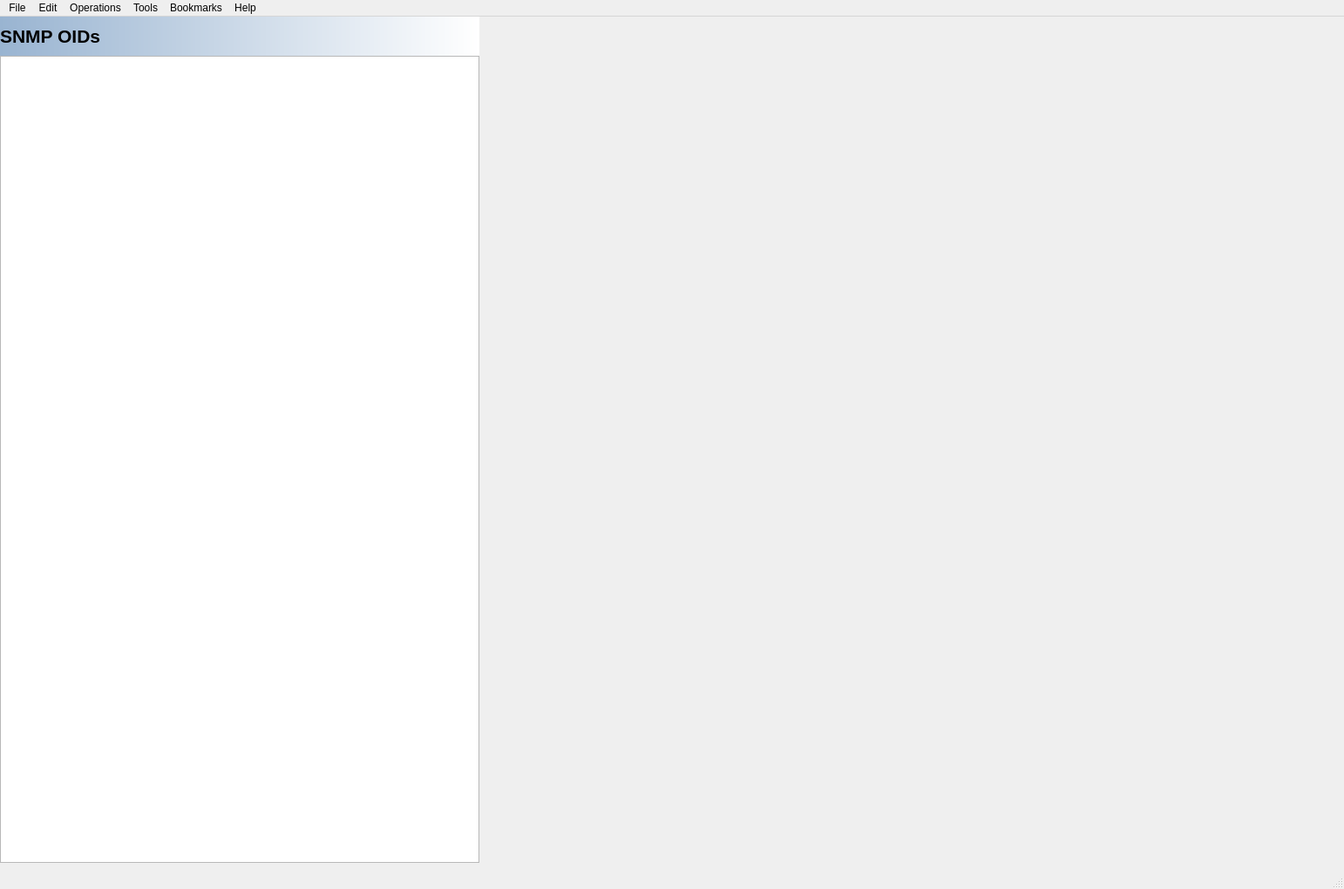
<?xml version="1.0" encoding="UTF-8"?>
<ui version="4.0">
 <class>MainWindow</class>
 <widget class="QMainWindow" name="MainWindow">
  <property name="geometry">
   <rect>
    <x>0</x>
    <y>0</y>
    <width>1542</width>
    <height>1020</height>
   </rect>
  </property>
  <property name="windowTitle">
   <string>MainWindow</string>
  </property>
  <widget class="QWidget" name="centralwidget">
   <widget class="QWidget" name="mibTreeWidget" native="true">
    <property name="geometry">
     <rect>
      <x>0</x>
      <y>0</y>
      <width>550</width>
      <height>971</height>
     </rect>
    </property>
    <widget class="QLabel" name="snmpLabel">
     <property name="geometry">
      <rect>
       <x>0</x>
       <y>0</y>
       <width>550</width>
       <height>45</height>
      </rect>
     </property>
     <property name="font">
      <font>
       <family>Segoe UI</family>
       <pointsize>16</pointsize>
       <weight>75</weight>
       <bold>true</bold>
      </font>
     </property>
     <property name="autoFillBackground">
      <bool>false</bool>
     </property>
     <property name="styleSheet">
      <string notr="true">background-color: rgb(153, 180, 209);
background-color: qlineargradient(spread:pad, x1:0, y1:0, x2:1, y2:0, stop:0 rgba(153, 180, 209, 255), stop:1 rgba(255, 255, 255, 255));</string>
     </property>
     <property name="text">
      <string>SNMP OIDs</string>
     </property>
    </widget>
    <widget class="QTreeView" name="treeView">
     <property name="geometry">
      <rect>
       <x>0</x>
       <y>45</y>
       <width>550</width>
       <height>926</height>
      </rect>
     </property>
     <property name="indentation">
      <number>10</number>
     </property>
     <property name="animated">
      <bool>true</bool>
     </property>
     <property name="headerHidden">
      <bool>true</bool>
     </property>
     <attribute name="headerVisible">
      <bool>false</bool>
     </attribute>
    </widget>
   </widget>
  </widget>
  <widget class="QMenuBar" name="menubar">
   <property name="geometry">
    <rect>
     <x>0</x>
     <y>0</y>
     <width>1542</width>
     <height>21</height>
    </rect>
   </property>
   <widget class="QMenu" name="menu_file">
    <property name="title">
     <string>File</string>
    </property>
   </widget>
   <widget class="QMenu" name="menu_edit">
    <property name="title">
     <string>Edit</string>
    </property>
   </widget>
   <widget class="QMenu" name="menu_operations">
    <property name="title">
     <string>Operations</string>
    </property>
   </widget>
   <widget class="QMenu" name="menu_tools">
    <property name="title">
     <string>Tools</string>
    </property>
   </widget>
   <widget class="QMenu" name="menu_bookmarks">
    <property name="title">
     <string>Bookmarks</string>
    </property>
   </widget>
   <widget class="QMenu" name="menu_help">
    <property name="title">
     <string>Help</string>
    </property>
   </widget>
   <addaction name="menu_file"/>
   <addaction name="menu_edit"/>
   <addaction name="menu_operations"/>
   <addaction name="menu_tools"/>
   <addaction name="menu_bookmarks"/>
   <addaction name="menu_help"/>
  </widget>
  <widget class="QStatusBar" name="statusbar"/>
 </widget>
 <resources/>
 <connections/>
</ui>
